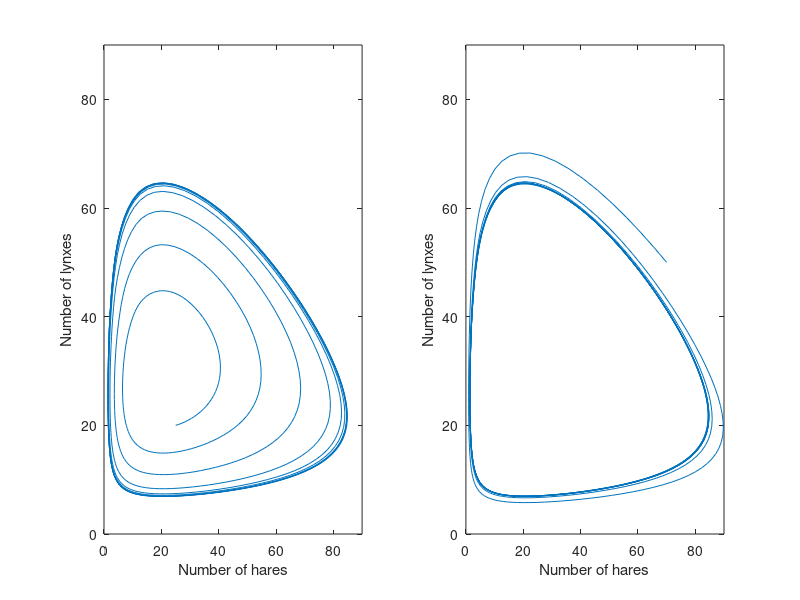
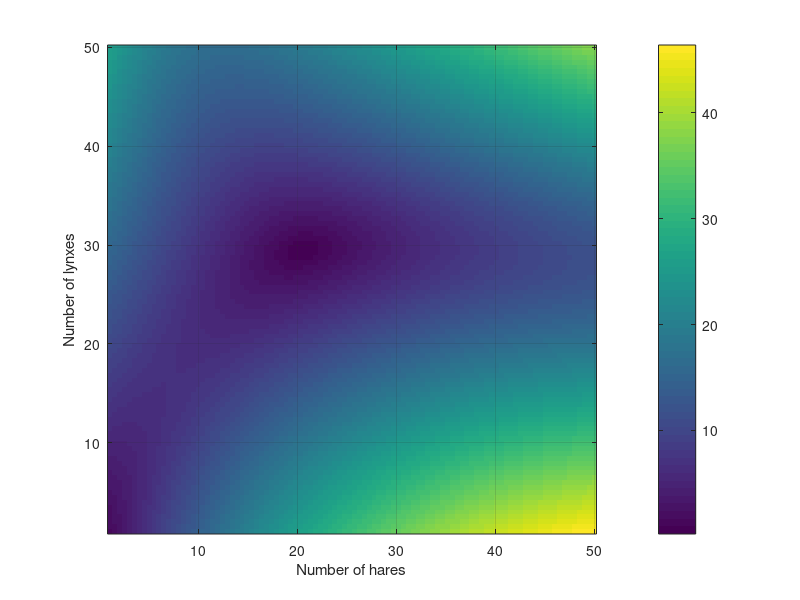
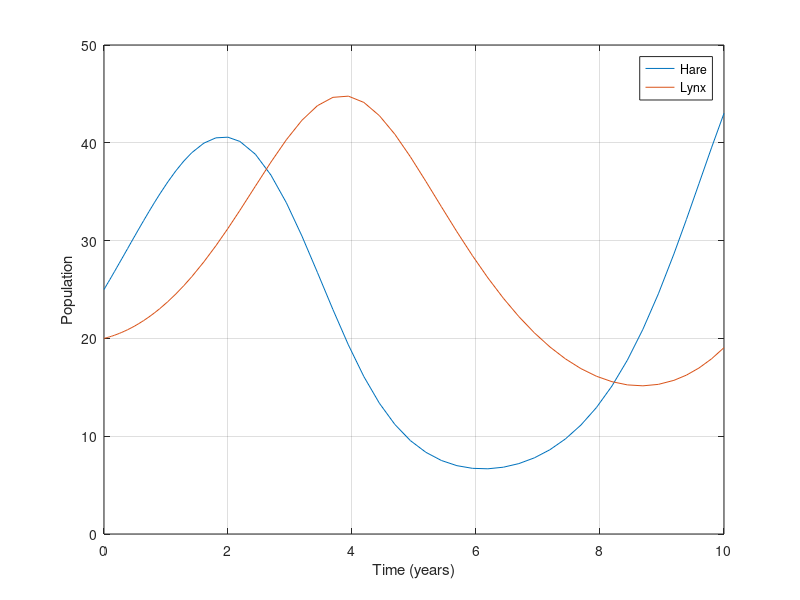
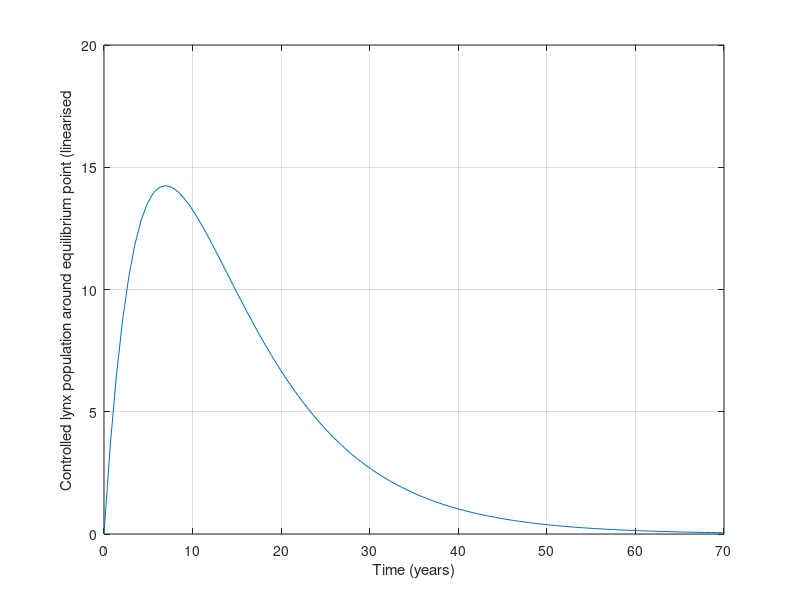

Here is the MATLAB script that generated these plots, in order: (Note: this script raises an error after producing the figures.)



a = 3.2; b = 0.6; c = 50; 
d = 0.56; k = 125; r = 1.6;
tmax = 70; H_0 = 25; L_0 = 20;


%%
%<*part1>
% System parameters
a = 3.2; b = 0.6; c = 50; 
d = 0.56; k = 125; r = 1.6;

% Simulation parameters
tmax = 10; H_0 = 25; L_0 = 20;

function dq = predprey(q,param)
a = param(1); b = param(2); c = param(3);
d = param(4); k = param(5); r = param(6);
H = q(1,:);
L = q(2,:);
dH = r*H.*(1-H/k)-a*H.*L./(c+H);
dL = b*a*H.*L./(c+H)-d*L;
dq = [dH; dL];
end
%</part1>

%%

%<*part2>
% Simulate uncontrolled system
[t, x] = ode45(@(tt,xx) predprey(xx,[a,b,c,d,k,r]), ...
    [0 tmax], [H_0; L_0]);

% Plot
figure(2); clf
plot(t,x)
box on; grid on
xlabel("Time (years)")
ylabel("Population")
legend("Hare","Lynx")
%</part2>

%% Part 2B

%<*part2b>
figure(22); 

HH0 = [25, 70];
LL0 = [20, 50];

for ii = 1:2
    subplot(1,2,ii); cla
    box on; grid on; axis square

    [~, x] = ode45(@(tt,xx) predprey(xx,[a,b,c,d,k,r]), ...
        0:tmax/100:10*tmax, [HH0(ii); LL0(ii)]);
    plot(x(:,1),x(:,2))

    xlabel("Number of hares")
    ylabel("Number of lynxes")
    axis([0 90 0 90])
end

saveas(gcf,"workshop4-limit-cycle.pdf")
%</part2b>

%% 

%<*part2c>
figure(23); clf

Hrange = linspace(1,50);
Lrange = linspace(1,50);

[Hmesh, Lmesh] = meshgrid(Hrange,Lrange);
dq = predprey( [Hmesh(:).'; Lmesh(:).'], [a,b,c,d,k,r] );
rms_dq = sqrt(dq(1,:).^2 + dq(2,:).^2);

imagesc(Hrange,Lrange,reshape(rms_dq,size(Hmesh)))
axis xy

box on; grid on; axis square
xlabel("Number of hares")
ylabel("Number of lynxes")
colorbar

saveas(gcf,"workshop4-fixed-points.pdf")
%</part2c>

%% Part 3

%<*part3>
% Linearised open loop system
A = [0.13, -0.93; 0.57, 0];
B = [17.2; 0];
C = [0, 1];
D = 0;

predpray_ss_ol = ss(A,B,C,D);
%</part3>

%<*part7>
% Reachability matrix
Wr = [B A*B]; % could also use ctrb(A,B)
rank(Wr)
%</part7>


%% Part 4

%<*part4>
% Eigenvalue assignment
lambda = [-0.1, -0.2]; % desired poles
K = place(A,B,lambda); % resulting gains
kf = -1/(C*inv(A-B*K)*B);

% Closed loop system
A_closed = A-B*K;
predpray_ss_cl = ss(A_closed,B,C,D);

% Initial condition response
[y,t] = initial(predpray_ss_cl, [10; 0]);

% Plot
figure(4); clf
plot(t,y)
box on; grid on
xlabel("Time (years)")
ylabel("Controlled lynx population around equilibrium point (linearised")
%</part4>

%% Part 5

%<*part5>
% Simulate controlled system
[t, x] = ode45(@(tt,xx) predprey_cl(xx,K,kf,...
    [a,b,c,d,k,r]), [0 tmax], [15; 20]);

% Plot
figure
plot(t,x)
box on; grid on
xlabel("Time (years)")
ylabel("Population")
legend("Hare","Lynx")

function dq = predprey_cl(q,K,kf,param)
a = param(1); b = param(2); c = param(3);
d = param(4); k = param(5); r = param(6);
H = q(1,:);
L = q(2,:);
He = 20.6; % equilibrium values
Le = 29.5; 
Ld = 30; % reference value
u = -K*[H-He; L-Le]+kf*(Ld-L);
dH = (r+u)*H*(1-H/k)-a*H*L/(c+H);
dL = b*a*H*L/(c+H)-d*L;
dq = [dH; dL];
end
%</part5>


%<*part6>
% Observability matrix
Wo = [C; C*A]; % could also use obsv(A,C)
rank(Wo)
%</part6>
